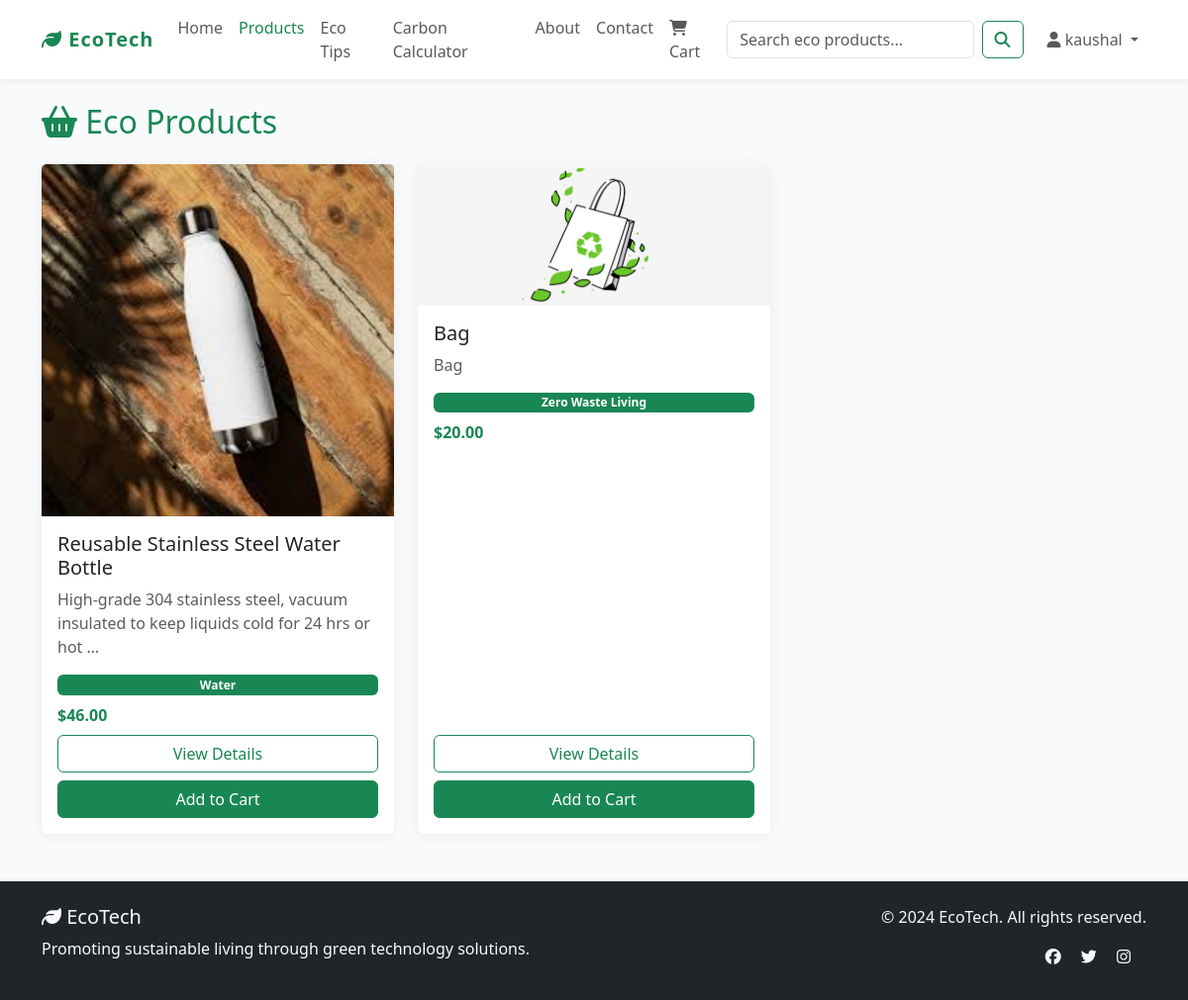
Screenshot of /products/ (signed in) with the database file from the repository.
### env_app/models.py (models this page shows, shortened)
class EcoProduct(models.Model):
    name = models.CharField(max_length=200)
    description = models.TextField()
    price = models.DecimalField(max_digits=10, decimal_places=2)
    category = models.CharField(max_length=100)
    image = models.ImageField(upload_to='products/', null=True, blank=True)
    is_eco_friendly = models.BooleanField(default=True)
    created_at = models.DateTimeField(auto_now_add=True)

### env_app/views.py (the view)
# urls.py: path('products/', views.ProductListView.as_view(), name='product_list'),
class ProductListView(LoginRequiredMixin, ListView):
    model = EcoProduct
    template_name = 'env_app_dir/product_list.html'
    context_object_name = 'products'
    paginate_by = 12
    login_url = 'login'
    redirect_field_name = 'next'

### env_app/context_processors.py (called while the page is built)
def cart_count(request):
    cart = request.session.get('cart', {})
    count = sum(item['quantity'] for item in cart.values())
    return {'cart_count': count}

### templates/env_app_dir/product_list.html (shortened to what this page needs)
{% extends 'base.html' %}
{% block content %}
<h2 class="mb-4 text-success"><i class="fas fa-shopping-basket"></i> Eco Products</h2>
<div class="row g-4">
    {% for product in products %}
    <div class="col-md-4">
        <div class="card h-100">
            {% if product.image %}
            <img src="{{ product.image.url }}" class="card-img-top" alt="{{ product.name }}">
            {% else %}
            <img src="/static/images/default-product.jpg" class="card-img-top" alt="Eco Product">
            {% endif %}
            <div class="card-body d-flex flex-column">
                <h5 class="card-title">{{ product.name }}</h5>
                <p class="card-text text-muted">{{ product.description|truncatewords:15 }}</p>
                <span class="badge bg-success mb-2">{{ product.category }}</span>
                <span class="fw-bold text-success mb-2">${{ product.price }}</span>
                <a href="{% url 'product_detail' product.pk %}" class="btn btn-outline-success mt-auto w-100">View Details</a>
                <button class="btn btn-success mt-2 w-100 add-to-cart-btn" data-product-id="{{ product.pk }}">Add to Cart</button>
            </div>
        </div>
    </div>
    {% empty %}
    <div class="col-12"><p class="text-muted">No products found.</p></div>
    {% endfor %}
</div>
{% endblock %}

### templates/base.html (shortened to what this page needs)
<!DOCTYPE html>
<html lang="en">
<head>
    <link href="https://cdn.jsdelivr.net/npm/bootstrap@5.3.2/dist/css/bootstrap.min.css" rel="stylesheet">
    <link href="https://cdnjs.cloudflare.com/ajax/libs/font-awesome/6.4.2/css/all.min.css" rel="stylesheet">
    <link href="/static/css/style.css" rel="stylesheet">
</head>
<body>
    <nav class="navbar navbar-expand-lg navbar-light bg-white sticky-top" role="navigation" aria-label="Main navigation">
        <div class="container">
            <a class="navbar-brand text-success" href="{% url 'home' %}">
                <i class="fas fa-leaf"></i> EcoTech
            </a>
            <div class="collapse navbar-collapse" id="navbarNav">
                <ul class="navbar-nav me-auto mb-2 mb-lg-0" role="menubar">
                    <li class="nav-item" role="none">
                        <a class="nav-link " href="{% url 'home' %}" role="menuitem" >Home</a>
                    </li>
                    {% if user.is_authenticated %}
                        <li class="nav-item" role="none">
                            <a class="nav-link {% if request.resolver_match.url_name == 'product_list' %}active{% endif %}" href="{% url 'product_list' %}" role="menuitem" {% if request.resolver_match.url_name == 'product_list' %}aria-current="page"{% endif %}>Products</a>
                        </li>
                        <li class="nav-item" role="none">
                            <a class="nav-link " href="{% url 'eco_tips' %}" role="menuitem" >Eco Tips</a>
                        </li>
                        <li class="nav-item" role="none">
                            <a class="nav-link " href="{% url 'sustainability_calculator' %}" role="menuitem" >Carbon Calculator</a>
                        </li>
                    {% endif %}
                    <li class="nav-item" role="none">
                        <a class="nav-link" href="{% url 'about' %}" role="menuitem">About</a>
                    </li>
                    <li class="nav-item" role="none">
                        <a class="nav-link" href="{% url 'contact' %}" role="menuitem">Contact</a>
                    </li>
                    <li class="nav-item" role="none">
                        <a class="nav-link position-relative" href="{% url 'cart_view' %}" role="menuitem" {% if request.resolver_match.url_name == 'cart_view' %}aria-current="page"{% endif %} aria-label="Shopping cart">
                            <i class="fas fa-shopping-cart" aria-hidden="true"></i> Cart
                        </a>
                    </li>
                </ul>
                <form class="d-flex me-3" method="GET" action="{% url 'search' %}" role="search" aria-label="Site search">
                    <input class="form-control me-2" type="search" name="q" placeholder="Search eco products..." aria-label="Search eco products">
                    <button class="btn btn-outline-success" type="submit">
                        <i class="fas fa-search" aria-hidden="true"></i>
                    </button>
                </form>
                <ul class="navbar-nav mb-2 mb-lg-0">
                    {% if user.is_authenticated %}
                        <li class="nav-item dropdown" role="none">
                            <a class="nav-link dropdown-toggle" href="#" id="navbarDropdown" role="button" data-bs-toggle="dropdown" aria-expanded="false">
                                <i class="fas fa-user" aria-hidden="true"></i> {{ user.username }}
                            </a>
                        </li>
                    {% endif %}
                </ul>
            </div>
        </div>
    </nav>
    <main class="container my-4" id="main-content" role="main" tabindex="-1">
        {% block content %}{% endblock %}
    </main>
    <footer class="bg-dark text-light py-4 mt-5" role="contentinfo">
        <div class="container">
            <div class="row">
                <div class="col-md-6">
                    <h5><i class="fas fa-leaf" aria-hidden="true"></i> EcoTech</h5>
                    <p>Promoting sustainable living through green technology solutions.</p>
                </div>
                <div class="col-md-6 text-md-end">
                    <p>&copy; 2024 EcoTech. All rights reserved.</p>
                    <div class="social-links">
                        <a href="#" class="text-light me-3 footer-link" aria-label="Facebook"><i class="fab fa-facebook" aria-hidden="true"></i></a>
                        <a href="#" class="text-light me-3 footer-link" aria-label="Twitter"><i class="fab fa-twitter" aria-hidden="true"></i></a>
                        <a href="#" class="text-light me-3 footer-link" aria-label="Instagram"><i class="fab fa-instagram" aria-hidden="true"></i></a>
                    </div>
                </div>
            </div>
        </div>
    </footer>
</body>
</html>

### static/css/style.css (style rules this page uses)
body { background-color: #f8f9fa; }

### templates/base.html (style rules this page uses)
body { background: #f8fafc; }
.navbar { box-shadow: 0 2px 8px rgba(0,0,0,0.07); }
.navbar-brand { font-weight: bold; letter-spacing: 1px; }
.nav-link.active, .nav-link:hover { color: #198754 !important; }
.card { border: none; box-shadow: 0 2px 16px rgba(0,0,0,0.06); transition: transform 0.2s; }
.btn-success, .btn-primary { transition: background 0.2s, box-shadow 0.2s; }

### rows the page displays
EcoProduct: image (picture), name "Reusable Stainless Steel Water Bottle", description "High-grade 304 stainless steel, vacuum insulated to keep liquids cold for 24 hrs or hot …", category "Water", price "46.00"
EcoProduct: image (picture), name "Bag", description "Bag", category "Zero Waste Living", price "20.00"

### other values shown
{{ user.username }} "kaushal"
